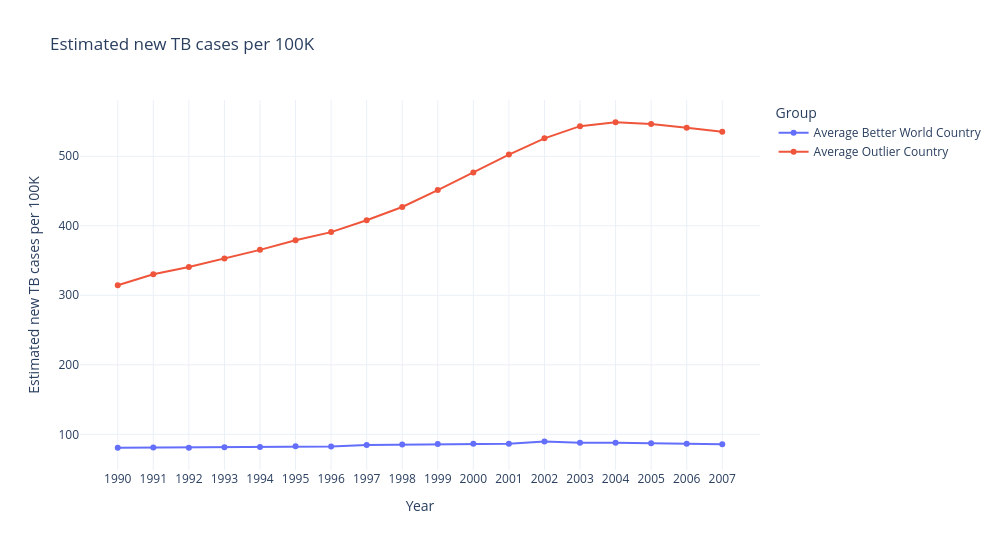

Here is the notebook cell this chart was saved with:
### Code cell
super_outlier_countries_by_new_index = new_by_country_mean > new_super_outlier

average_super_outlier_country = new.loc[:, super_outlier_countries_by_new_index].mean(axis=1)
avearge_better_world_country = new.loc[:, ~super_outlier_countries_by_new_index].mean(axis=1)

two_world_df = pd.DataFrame({
    "Average Better World Country": avearge_better_world_country,
    "Average Outlier Country": average_super_outlier_country
}, index=new.index)

two_world_plot_df = (
    two_world_df
    .rename_axis("Year")
    .reset_index()
    .melt(id_vars="Year", var_name="Group", value_name="Estimated new TB cases per 100K")
)

fig = px.line(
    two_world_plot_df,
    x="Year",
    y="Estimated new TB cases per 100K",
    color="Group",
    markers=True,
    title="Estimated new TB cases per 100K"
)

fig.update_layout(
    template="plotly_white",
    hovermode="x unified",
    width=1000,
    height=550
)

fig.show()

### Figure 1 — Plotly figure (JSON) as saved in the notebook; plotly's stock layout.template omitted (floating-point values rounded to 4 significant figures)
{"data": [{"hovertemplate": "Group=Average Better World Country<br>Year=%{x}<br>Estimated new TB cases per 100K=%{y}<extra></extra>", "legendgroup": "Average Better World Country", "line": {"color": "#636efa", "dash": "solid"}, "marker": {"symbol": "circle"}, "mode": "lines+markers", "name": "Average Better World Country", "orientation": "v", "showlegend": true, "type": "scatter", "x": ["1990", "1991", "1992", "1993", "1994", "1995", "1996", "1997", "1998", "1999", "2000", "2001", "2002", "2003", "2004", "2005", "2006", "2007"], "xaxis": "x", "y": [80.75, 81.22, 80.68, 81.47, 81.83, 82.68, 82.59, 84.5, 85.19, 86.23, 86.38, 86.55, 89.85, 87.78, 87.98, 87.09, 86.56, 85.61], "yaxis": "y"}, {"hovertemplate": "Group=Average Outlier Country<br>Year=%{x}<br>Estimated new TB cases per 100K=%{y}<extra></extra>", "legendgroup": "Average Outlier Country", "line": {"color": "#EF553B", "dash": "solid"}, "marker": {"symbol": "circle"}, "mode": "lines+markers", "name": "Average Outlier Country", "orientation": "v", "showlegend": true, "type": "scatter", "x": ["1990", "1991", "1992", "1993", "1994", "1995", "1996", "1997", "1998", "1999", "2000", "2001", "2002", "2003", "2004", "2005", "2006", "2007"], "xaxis": "x", "y": [314.4, 330.1, 340.7, 352.9, 365.4, 379.2, 390.9, 408.0, 427.0, 451.4, 476.5, 502.4, 525.7, 543.3, 548.9, 546.4, 540.9, 535.2], "yaxis": "y"}], "layout": {"height": 550, "hovermode": "x unified", "legend": {"title": {"text": "Group"}, "tracegroupgap": 0}, "title": {"text": "Estimated new TB cases per 100K"}, "width": 1000, "xaxis": {"anchor": "y", "domain": [0, 1], "title": {"text": "Year"}}, "yaxis": {"anchor": "x", "domain": [0, 1], "title": {"text": "Estimated new TB cases per 100K"}}}}
